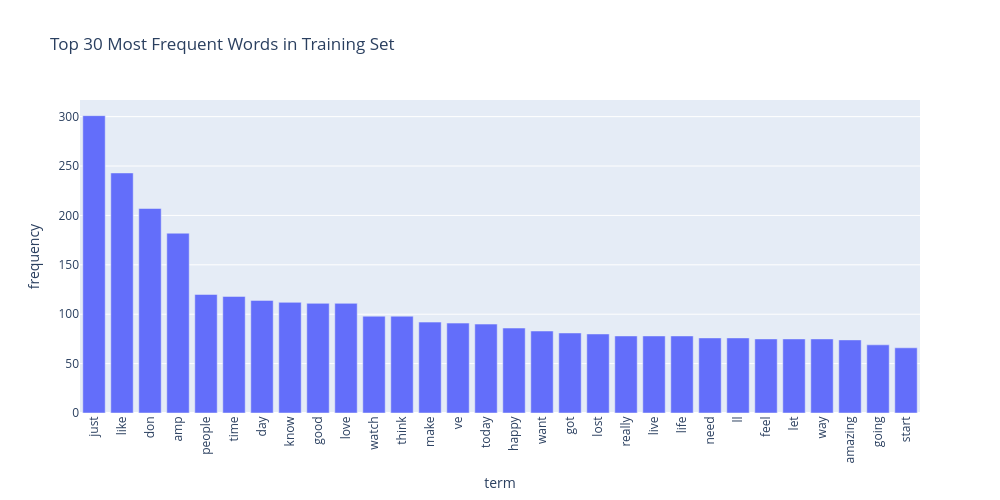
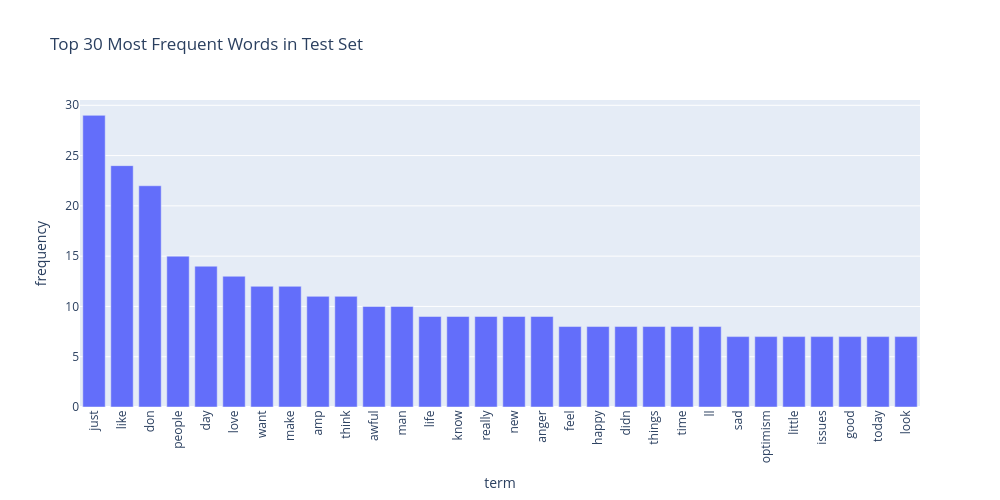

Notebook cell for these charts, in order:
### Markdown cell above
---
##### <a id='toc1_5_1_1_1_'></a>[**>>> Exercise 1 (Take home):**](#toc0_)
Plot word frequency for Top 30 words in both train and test dataset. (Hint: refer to DM lab 1)

### Code cell
import numpy as np
import pandas as pd
import plotly.express as px
from sklearn.feature_extraction.text import CountVectorizer

# Vectorize training and testing text
count_vect = CountVectorizer(stop_words='english')
X_train = count_vect.fit_transform(train_df["text"])
X_test = count_vect.transform(test_df["text"])
terms = np.array(count_vect.get_feature_names_out())  # ensure ndarray for fancy indexing

# Compute term frequencies 
term_frequencies_train = np.asarray(X_train.sum(axis=0)).ravel()
term_frequencies_test = np.asarray(X_test.sum(axis=0)).ravel()

# Clip N if vocabulary smaller
N = min(30, len(terms))

# Train
top_idx_train = np.argsort(term_frequencies_train)[-N:][::-1]
df_train_top = pd.DataFrame({
    "term": terms[top_idx_train],
    "frequency": term_frequencies_train[top_idx_train]
})
fig_train = px.bar(df_train_top, x="term", y="frequency",
                   title=f"Top {N} Most Frequent Words in Training Set")
fig_train.update_layout(xaxis_tickangle=-90, width=1000, height=500)
fig_train.show()

# Test
top_idx_test = np.argsort(term_frequencies_test)[-N:][::-1]
df_test_top = pd.DataFrame({
    "term": terms[top_idx_test],
    "frequency": term_frequencies_test[top_idx_test]
})
fig_test = px.bar(df_test_top, x="term", y="frequency",
                  title=f"Top {N} Most Frequent Words in Test Set")
fig_test.update_layout(xaxis_tickangle=-90, width=1000, height=500)
fig_test.show()

### Figure 1 — Plotly figure (JSON) as saved in the notebook; plotly's stock layout.template omitted (floating-point values rounded to 4 significant figures)
{"data": [{"hovertemplate": "term=%{x}<br>frequency=%{y}<extra></extra>", "legendgroup": "", "marker": {"color": "#636efa", "pattern": {"shape": ""}}, "name": "", "orientation": "v", "showlegend": false, "textposition": "auto", "type": "bar", "x": ["just", "like", "don", "amp", "people", "time", "day", "know", "good", "love", "watch", "think", "make", "ve", "today", "happy", "want", "got", "lost", "really", "live", "life", "need", "ll", "feel", "let", "way", "amazing", "going", "start"], "xaxis": "x", "y": [301, 243, 207, 182, 120, 118, 114, 112, 111, 111, 98, 98, 92, 91, 90, 86, 83, 81, 80, 78, 78, 78, 76, 76, 75, 75, 75, 74, 69, 66], "yaxis": "y"}], "layout": {"barmode": "relative", "height": 500, "legend": {"tracegroupgap": 0}, "title": {"text": "Top 30 Most Frequent Words in Training Set"}, "width": 1000, "xaxis": {"anchor": "y", "domain": [0, 1], "tickangle": -90, "title": {"text": "term"}}, "yaxis": {"anchor": "x", "domain": [0, 1], "title": {"text": "frequency"}}}}

### Figure 2 — Plotly figure (JSON) as saved in the notebook; plotly's stock layout.template omitted (floating-point values rounded to 4 significant figures)
{"data": [{"hovertemplate": "term=%{x}<br>frequency=%{y}<extra></extra>", "legendgroup": "", "marker": {"color": "#636efa", "pattern": {"shape": ""}}, "name": "", "orientation": "v", "showlegend": false, "textposition": "auto", "type": "bar", "x": ["just", "like", "don", "people", "day", "love", "want", "make", "amp", "think", "awful", "man", "life", "know", "really", "new", "anger", "feel", "happy", "didn", "things", "time", "ll", "sad", "optimism", "little", "issues", "good", "today", "look"], "xaxis": "x", "y": [29, 24, 22, 15, 14, 13, 12, 12, 11, 11, 10, 10, 9, 9, 9, 9, 9, 8, 8, 8, 8, 8, 8, 7, 7, 7, 7, 7, 7, 7], "yaxis": "y"}], "layout": {"barmode": "relative", "height": 500, "legend": {"tracegroupgap": 0}, "title": {"text": "Top 30 Most Frequent Words in Test Set"}, "width": 1000, "xaxis": {"anchor": "y", "domain": [0, 1], "tickangle": -90, "title": {"text": "term"}}, "yaxis": {"anchor": "x", "domain": [0, 1], "title": {"text": "frequency"}}}}
